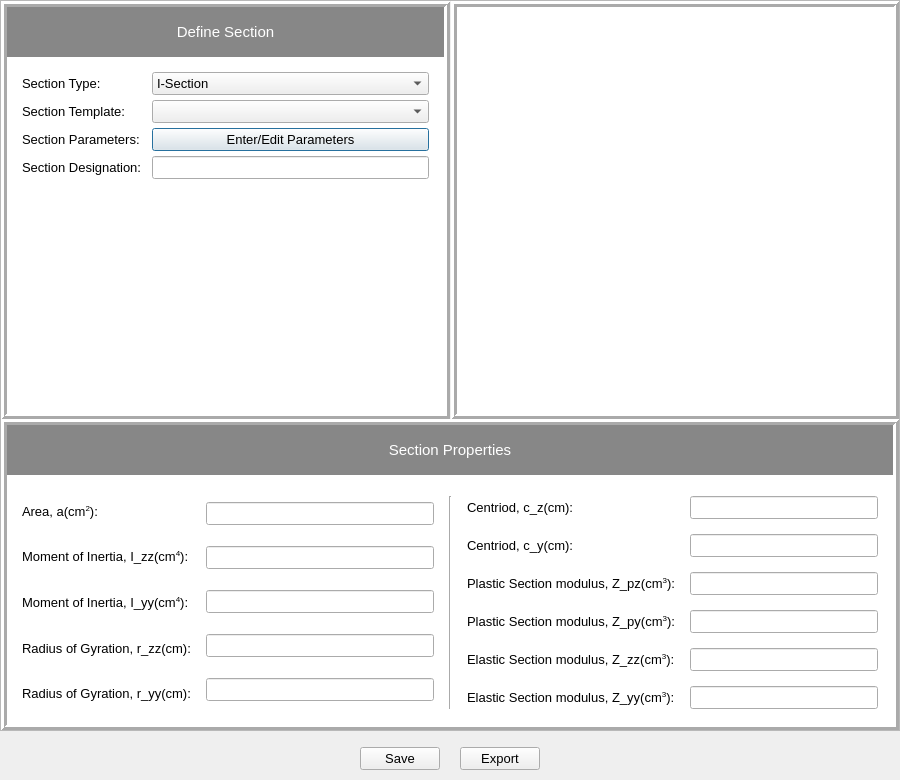
<?xml version="1.0" encoding="UTF-8"?>
<ui version="4.0">
 <class>Dialog</class>
 <widget class="QDialog" name="Dialog">
  <property name="geometry">
   <rect>
    <x>0</x>
    <y>0</y>
    <width>900</width>
    <height>780</height>
   </rect>
  </property>
  <property name="windowTitle">
   <string>Dialog</string>
  </property>
  <layout class="QVBoxLayout" name="verticalLayout_56">
   <property name="leftMargin">
    <number>0</number>
   </property>
   <property name="topMargin">
    <number>0</number>
   </property>
   <property name="rightMargin">
    <number>0</number>
   </property>
   <property name="bottomMargin">
    <number>0</number>
   </property>
   <item>
    <widget class="QScrollArea" name="scrollArea">
     <property name="widgetResizable">
      <bool>true</bool>
     </property>
     <widget class="QWidget" name="scrollAreaWidgetContents">
      <property name="geometry">
       <rect>
        <x>0</x>
        <y>0</y>
        <width>898</width>
        <height>719</height>
       </rect>
      </property>
      <layout class="QVBoxLayout" name="verticalLayout">
       <property name="spacing">
        <number>0</number>
       </property>
       <property name="leftMargin">
        <number>0</number>
       </property>
       <property name="topMargin">
        <number>0</number>
       </property>
       <property name="rightMargin">
        <number>0</number>
       </property>
       <property name="bottomMargin">
        <number>0</number>
       </property>
       <item>
        <layout class="QHBoxLayout" name="horizontalLayout_34" stretch="1,1">
         <property name="spacing">
          <number>1</number>
         </property>
         <item>
          <widget class="QFrame" name="define_section_3">
           <property name="styleSheet">
            <string notr="true">QFrame{
	background:#ffffff;
}</string>
           </property>
           <property name="frameShape">
            <enum>QFrame::Box</enum>
           </property>
           <property name="frameShadow">
            <enum>QFrame::Raised</enum>
           </property>
           <property name="lineWidth">
            <number>3</number>
           </property>
           <layout class="QVBoxLayout" name="verticalLayout_52" stretch="0,0,0">
            <property name="spacing">
             <number>0</number>
            </property>
            <property name="leftMargin">
             <number>0</number>
            </property>
            <property name="topMargin">
             <number>0</number>
            </property>
            <property name="rightMargin">
             <number>0</number>
            </property>
            <property name="bottomMargin">
             <number>0</number>
            </property>
            <item>
             <widget class="QLabel" name="label_14">
              <property name="minimumSize">
               <size>
                <width>0</width>
                <height>50</height>
               </size>
              </property>
              <property name="maximumSize">
               <size>
                <width>16777215</width>
                <height>50</height>
               </size>
              </property>
              <property name="font">
               <font>
                <pointsize>11</pointsize>
               </font>
              </property>
              <property name="styleSheet">
               <string notr="true">QFrame{
	background:rgb(135, 135, 135);
color:#ffffff;
}</string>
              </property>
              <property name="text">
               <string>Define Section</string>
              </property>
              <property name="alignment">
               <set>Qt::AlignCenter</set>
              </property>
             </widget>
            </item>
            <item>
             <layout class="QVBoxLayout" name="verticalLayout_53">
              <property name="spacing">
               <number>10</number>
              </property>
              <item>
               <layout class="QHBoxLayout" name="horizontalLayout_35">
                <property name="spacing">
                 <number>10</number>
                </property>
                <property name="leftMargin">
                 <number>15</number>
                </property>
                <property name="topMargin">
                 <number>15</number>
                </property>
                <property name="rightMargin">
                 <number>15</number>
                </property>
                <item>
                 <layout class="QVBoxLayout" name="verticalLayout_54">
                  <property name="spacing">
                   <number>5</number>
                  </property>
                  <item>
                   <widget class="QLabel" name="label_15">
                    <property name="font">
                     <font>
                      <family>Segoe UI</family>
                      <pointsize>10</pointsize>
                     </font>
                    </property>
                    <property name="text">
                     <string>Section Type:</string>
                    </property>
                   </widget>
                  </item>
                  <item>
                   <widget class="QLabel" name="label_16">
                    <property name="font">
                     <font>
                      <family>Segoe UI</family>
                      <pointsize>10</pointsize>
                     </font>
                    </property>
                    <property name="text">
                     <string>Section Template:</string>
                    </property>
                   </widget>
                  </item>
                  <item>
                   <widget class="QLabel" name="label_17">
                    <property name="font">
                     <font>
                      <family>Segoe UI</family>
                      <pointsize>10</pointsize>
                     </font>
                    </property>
                    <property name="text">
                     <string>Section Parameters:</string>
                    </property>
                   </widget>
                  </item>
                  <item>
                   <widget class="QLabel" name="label_18">
                    <property name="font">
                     <font>
                      <family>Segoe UI</family>
                      <pointsize>10</pointsize>
                     </font>
                    </property>
                    <property name="text">
                     <string>Section Designation:</string>
                    </property>
                   </widget>
                  </item>
                 </layout>
                </item>
                <item>
                 <layout class="QVBoxLayout" name="verticalLayout_55">
                  <property name="spacing">
                   <number>5</number>
                  </property>
                  <item>
                   <widget class="QComboBox" name="section_type_combobox">
                    <property name="font">
                     <font>
                      <family>Segoe UI</family>
                      <pointsize>10</pointsize>
                     </font>
                    </property>
                    <item>
                     <property name="text">
                      <string>I-Section</string>
                     </property>
                    </item>
                    <item>
                     <property name="text">
                      <string>Channel Section</string>
                     </property>
                    </item>
                    <item>
                     <property name="text">
                      <string>Angle Section</string>
                     </property>
                    </item>
                    <item>
                     <property name="text">
                      <string>Built-Up Section</string>
                     </property>
                    </item>
                    <item>
                     <property name="text">
                      <string>Compound Section</string>
                     </property>
                    </item>
                   </widget>
                  </item>
                  <item>
                   <widget class="QComboBox" name="section_template_combobox">
                    <property name="font">
                     <font>
                      <family>Segoe UI</family>
                      <pointsize>10</pointsize>
                     </font>
                    </property>
                   </widget>
                  </item>
                  <item>
                   <widget class="QPushButton" name="parametersBtn">
                    <property name="font">
                     <font>
                      <family>Segoe UI</family>
                      <pointsize>10</pointsize>
                     </font>
                    </property>
                    <property name="text">
                     <string>Enter/Edit Parameters</string>
                    </property>
                   </widget>
                  </item>
                  <item>
                   <widget class="QLineEdit" name="section_designation_lineEdit">
                    <property name="font">
                     <font>
                      <family>Segoe UI</family>
                      <pointsize>10</pointsize>
                     </font>
                    </property>
                    <property name="alignment">
                     <set>Qt::AlignCenter</set>
                    </property>
                   </widget>
                  </item>
                 </layout>
                </item>
               </layout>
              </item>
              <item>
               <layout class="QHBoxLayout" name="horizontalLayout_36">
                <item>
                 <spacer name="horizontalSpacer_5">
                  <property name="orientation">
                   <enum>Qt::Horizontal</enum>
                  </property>
                  <property name="sizeHint" stdset="0">
                   <size>
                    <width>40</width>
                    <height>20</height>
                   </size>
                  </property>
                 </spacer>
                </item>
                <item>
                 <widget class="QLabel" name="representativeImage">
                  <property name="sizePolicy">
                   <sizepolicy hsizetype="Fixed" vsizetype="Fixed">
                    <horstretch>0</horstretch>
                    <verstretch>0</verstretch>
                   </sizepolicy>
                  </property>
                  <property name="minimumSize">
                   <size>
                    <width>200</width>
                    <height>140</height>
                   </size>
                  </property>
                  <property name="maximumSize">
                   <size>
                    <width>200</width>
                    <height>140</height>
                   </size>
                  </property>
                  <property name="text">
                   <string/>
                  </property>
                  <property name="scaledContents">
                   <bool>true</bool>
                  </property>
                  <property name="alignment">
                   <set>Qt::AlignCenter</set>
                  </property>
                 </widget>
                </item>
                <item>
                 <spacer name="horizontalSpacer_6">
                  <property name="orientation">
                   <enum>Qt::Horizontal</enum>
                  </property>
                  <property name="sizeHint" stdset="0">
                   <size>
                    <width>40</width>
                    <height>20</height>
                   </size>
                  </property>
                 </spacer>
                </item>
               </layout>
              </item>
             </layout>
            </item>
            <item>
             <spacer name="verticalSpacer_3">
              <property name="orientation">
               <enum>Qt::Vertical</enum>
              </property>
              <property name="sizeHint" stdset="0">
               <size>
                <width>20</width>
                <height>40</height>
               </size>
              </property>
             </spacer>
            </item>
           </layout>
          </widget>
         </item>
         <item>
          <widget class="QFrame" name="OCCFrame">
           <property name="styleSheet">
            <string notr="true">QFrame{
	background:#ffffff;
}</string>
           </property>
           <property name="frameShape">
            <enum>QFrame::Box</enum>
           </property>
           <property name="frameShadow">
            <enum>QFrame::Raised</enum>
           </property>
           <property name="lineWidth">
            <number>3</number>
           </property>
          </widget>
         </item>
        </layout>
       </item>
       <item>
        <widget class="QFrame" name="section_properties">
         <property name="styleSheet">
          <string notr="true">QFrame{
	background:#ffffff;
}</string>
         </property>
         <property name="frameShape">
          <enum>QFrame::Box</enum>
         </property>
         <property name="frameShadow">
          <enum>QFrame::Raised</enum>
         </property>
         <property name="lineWidth">
          <number>3</number>
         </property>
         <layout class="QVBoxLayout" name="verticalLayout_6">
          <property name="leftMargin">
           <number>0</number>
          </property>
          <property name="topMargin">
           <number>0</number>
          </property>
          <property name="rightMargin">
           <number>0</number>
          </property>
          <property name="bottomMargin">
           <number>0</number>
          </property>
          <item>
           <widget class="QLabel" name="label_13">
            <property name="minimumSize">
             <size>
              <width>0</width>
              <height>50</height>
             </size>
            </property>
            <property name="maximumSize">
             <size>
              <width>16777215</width>
              <height>50</height>
             </size>
            </property>
            <property name="font">
             <font>
              <pointsize>11</pointsize>
             </font>
            </property>
            <property name="styleSheet">
             <string notr="true">QFrame{
	background:rgb(135, 135, 135);
color:#ffffff;
}</string>
            </property>
            <property name="text">
             <string>Section Properties</string>
            </property>
            <property name="alignment">
             <set>Qt::AlignCenter</set>
            </property>
           </widget>
          </item>
          <item>
           <layout class="QHBoxLayout" name="horizontalLayout_3">
            <property name="spacing">
             <number>15</number>
            </property>
            <property name="leftMargin">
             <number>15</number>
            </property>
            <property name="topMargin">
             <number>15</number>
            </property>
            <property name="rightMargin">
             <number>15</number>
            </property>
            <property name="bottomMargin">
             <number>15</number>
            </property>
            <item>
             <layout class="QHBoxLayout" name="horizontalLayout">
              <item>
               <layout class="QVBoxLayout" name="verticalLayout_2">
                <item>
                 <widget class="QLabel" name="Area_label">
                  <property name="font">
                   <font>
                    <family>Segoe UI</family>
                    <pointsize>10</pointsize>
                   </font>
                  </property>
                  <property name="text">
                   <string>&lt;html&gt;&lt;head/&gt;&lt;body&gt;&lt;p&gt;Area, a(cm&lt;span style=&quot; vertical-align:super;&quot;&gt;2&lt;/span&gt;):&lt;/p&gt;&lt;/body&gt;&lt;/html&gt;</string>
                  </property>
                 </widget>
                </item>
                <item>
                 <widget class="QLabel" name="MI_label1">
                  <property name="font">
                   <font>
                    <family>Segoe UI</family>
                    <pointsize>10</pointsize>
                   </font>
                  </property>
                  <property name="text">
                   <string>&lt;html&gt;&lt;head/&gt;&lt;body&gt;&lt;p&gt;Moment of Inertia, I_zz(cm&lt;span style=&quot; vertical-align:super;&quot;&gt;4&lt;/span&gt;):&lt;/p&gt;&lt;/body&gt;&lt;/html&gt;</string>
                  </property>
                 </widget>
                </item>
                <item>
                 <widget class="QLabel" name="MI_label2">
                  <property name="font">
                   <font>
                    <family>Segoe UI</family>
                    <pointsize>10</pointsize>
                   </font>
                  </property>
                  <property name="text">
                   <string>&lt;html&gt;&lt;head/&gt;&lt;body&gt;&lt;p&gt;Moment of Inertia, I_yy(cm&lt;span style=&quot; vertical-align:super;&quot;&gt;4&lt;/span&gt;):&lt;/p&gt;&lt;/body&gt;&lt;/html&gt;</string>
                  </property>
                 </widget>
                </item>
                <item>
                 <widget class="QLabel" name="RG_label1">
                  <property name="font">
                   <font>
                    <family>Segoe UI</family>
                    <pointsize>10</pointsize>
                   </font>
                  </property>
                  <property name="text">
                   <string>Radius of Gyration, r_zz(cm):</string>
                  </property>
                 </widget>
                </item>
                <item>
                 <widget class="QLabel" name="RG_label2">
                  <property name="font">
                   <font>
                    <family>Segoe UI</family>
                    <pointsize>10</pointsize>
                   </font>
                  </property>
                  <property name="text">
                   <string>Radius of Gyration, r_yy(cm):</string>
                  </property>
                 </widget>
                </item>
               </layout>
              </item>
              <item>
               <layout class="QVBoxLayout" name="verticalLayout_3">
                <item>
                 <widget class="QLineEdit" name="Area_text">
                  <property name="font">
                   <font>
                    <family>Segoe UI</family>
                    <pointsize>10</pointsize>
                   </font>
                  </property>
                  <property name="alignment">
                   <set>Qt::AlignCenter</set>
                  </property>
                 </widget>
                </item>
                <item>
                 <widget class="QLineEdit" name="MI_text1">
                  <property name="font">
                   <font>
                    <family>Segoe UI</family>
                    <pointsize>10</pointsize>
                   </font>
                  </property>
                  <property name="alignment">
                   <set>Qt::AlignCenter</set>
                  </property>
                 </widget>
                </item>
                <item>
                 <widget class="QLineEdit" name="MI_text2">
                  <property name="font">
                   <font>
                    <family>Segoe UI</family>
                    <pointsize>10</pointsize>
                   </font>
                  </property>
                  <property name="alignment">
                   <set>Qt::AlignCenter</set>
                  </property>
                 </widget>
                </item>
                <item>
                 <widget class="QLineEdit" name="RG_text1">
                  <property name="font">
                   <font>
                    <family>Segoe UI</family>
                    <pointsize>10</pointsize>
                   </font>
                  </property>
                  <property name="alignment">
                   <set>Qt::AlignCenter</set>
                  </property>
                 </widget>
                </item>
                <item>
                 <widget class="QLineEdit" name="RG_text2">
                  <property name="font">
                   <font>
                    <family>Segoe UI</family>
                    <pointsize>10</pointsize>
                   </font>
                  </property>
                  <property name="alignment">
                   <set>Qt::AlignCenter</set>
                  </property>
                 </widget>
                </item>
               </layout>
              </item>
             </layout>
            </item>
            <item>
             <widget class="Line" name="line">
              <property name="orientation">
               <enum>Qt::Vertical</enum>
              </property>
             </widget>
            </item>
            <item>
             <layout class="QHBoxLayout" name="horizontalLayout_2">
              <item>
               <layout class="QVBoxLayout" name="verticalLayout_4">
                <item>
                 <widget class="QLabel" name="C_label1">
                  <property name="font">
                   <font>
                    <family>Segoe UI</family>
                    <pointsize>10</pointsize>
                   </font>
                  </property>
                  <property name="text">
                   <string>Centriod, c_z(cm):</string>
                  </property>
                 </widget>
                </item>
                <item>
                 <widget class="QLabel" name="C_label2">
                  <property name="font">
                   <font>
                    <family>Segoe UI</family>
                    <pointsize>10</pointsize>
                   </font>
                  </property>
                  <property name="text">
                   <string>Centriod, c_y(cm):</string>
                  </property>
                 </widget>
                </item>
                <item>
                 <widget class="QLabel" name="PSM_label1">
                  <property name="font">
                   <font>
                    <family>Segoe UI</family>
                    <pointsize>10</pointsize>
                   </font>
                  </property>
                  <property name="text">
                   <string>&lt;html&gt;&lt;head/&gt;&lt;body&gt;&lt;p&gt;Plastic Section modulus, Z_pz(cm&lt;span style=&quot; vertical-align:super;&quot;&gt;3&lt;/span&gt;):&lt;/p&gt;&lt;/body&gt;&lt;/html&gt;</string>
                  </property>
                 </widget>
                </item>
                <item>
                 <widget class="QLabel" name="PSM_label2">
                  <property name="font">
                   <font>
                    <family>Segoe UI</family>
                    <pointsize>10</pointsize>
                   </font>
                  </property>
                  <property name="text">
                   <string>&lt;html&gt;&lt;head/&gt;&lt;body&gt;&lt;p&gt;Plastic Section modulus, Z_py(cm&lt;span style=&quot; vertical-align:super;&quot;&gt;3&lt;/span&gt;):&lt;/p&gt;&lt;/body&gt;&lt;/html&gt;</string>
                  </property>
                 </widget>
                </item>
                <item>
                 <widget class="QLabel" name="ESM_label1">
                  <property name="font">
                   <font>
                    <family>Segoe UI</family>
                    <pointsize>10</pointsize>
                   </font>
                  </property>
                  <property name="text">
                   <string>&lt;html&gt;&lt;head/&gt;&lt;body&gt;&lt;p&gt;Elastic Section modulus, Z_zz(cm&lt;span style=&quot; vertical-align:super;&quot;&gt;3&lt;/span&gt;):&lt;/p&gt;&lt;/body&gt;&lt;/html&gt;</string>
                  </property>
                 </widget>
                </item>
                <item>
                 <widget class="QLabel" name="ESM_label2">
                  <property name="font">
                   <font>
                    <family>Segoe UI</family>
                    <pointsize>10</pointsize>
                   </font>
                  </property>
                  <property name="text">
                   <string>&lt;html&gt;&lt;head/&gt;&lt;body&gt;&lt;p&gt;Elastic Section modulus, Z_yy(cm&lt;span style=&quot; vertical-align:super;&quot;&gt;3&lt;/span&gt;):&lt;/p&gt;&lt;/body&gt;&lt;/html&gt;</string>
                  </property>
                 </widget>
                </item>
               </layout>
              </item>
              <item>
               <layout class="QVBoxLayout" name="verticalLayout_5">
                <item>
                 <widget class="QLineEdit" name="C_text1">
                  <property name="font">
                   <font>
                    <family>Segoe UI</family>
                    <pointsize>10</pointsize>
                   </font>
                  </property>
                  <property name="alignment">
                   <set>Qt::AlignCenter</set>
                  </property>
                 </widget>
                </item>
                <item>
                 <widget class="QLineEdit" name="C_text2">
                  <property name="font">
                   <font>
                    <family>Segoe UI</family>
                    <pointsize>10</pointsize>
                   </font>
                  </property>
                  <property name="alignment">
                   <set>Qt::AlignCenter</set>
                  </property>
                 </widget>
                </item>
                <item>
                 <widget class="QLineEdit" name="PSM_text1">
                  <property name="font">
                   <font>
                    <family>Segoe UI</family>
                    <pointsize>10</pointsize>
                   </font>
                  </property>
                  <property name="alignment">
                   <set>Qt::AlignCenter</set>
                  </property>
                 </widget>
                </item>
                <item>
                 <widget class="QLineEdit" name="PSM_text2">
                  <property name="font">
                   <font>
                    <family>Segoe UI</family>
                    <pointsize>10</pointsize>
                   </font>
                  </property>
                  <property name="alignment">
                   <set>Qt::AlignCenter</set>
                  </property>
                 </widget>
                </item>
                <item>
                 <widget class="QLineEdit" name="ESM_text1">
                  <property name="font">
                   <font>
                    <family>Segoe UI</family>
                    <pointsize>10</pointsize>
                   </font>
                  </property>
                  <property name="alignment">
                   <set>Qt::AlignCenter</set>
                  </property>
                 </widget>
                </item>
                <item>
                 <widget class="QLineEdit" name="ESM_text2">
                  <property name="font">
                   <font>
                    <family>Segoe UI</family>
                    <pointsize>10</pointsize>
                   </font>
                  </property>
                  <property name="alignment">
                   <set>Qt::AlignCenter</set>
                  </property>
                 </widget>
                </item>
               </layout>
              </item>
             </layout>
            </item>
           </layout>
          </item>
         </layout>
        </widget>
       </item>
      </layout>
     </widget>
    </widget>
   </item>
   <item>
    <layout class="QHBoxLayout" name="horizontalLayout_25">
     <property name="spacing">
      <number>20</number>
     </property>
     <property name="leftMargin">
      <number>0</number>
     </property>
     <property name="topMargin">
      <number>10</number>
     </property>
     <property name="rightMargin">
      <number>0</number>
     </property>
     <property name="bottomMargin">
      <number>10</number>
     </property>
     <item>
      <spacer name="horizontalSpacer_7">
       <property name="orientation">
        <enum>Qt::Horizontal</enum>
       </property>
       <property name="sizeHint" stdset="0">
        <size>
         <width>40</width>
         <height>20</height>
        </size>
       </property>
      </spacer>
     </item>
     <item>
      <widget class="QPushButton" name="saveBtn">
       <property name="font">
        <font>
         <family>Segoe UI</family>
         <pointsize>10</pointsize>
        </font>
       </property>
       <property name="text">
        <string>Save</string>
       </property>
      </widget>
     </item>
     <item>
      <widget class="QPushButton" name="exportBtn">
       <property name="font">
        <font>
         <family>Segoe UI</family>
         <pointsize>10</pointsize>
        </font>
       </property>
       <property name="text">
        <string>Export</string>
       </property>
      </widget>
     </item>
     <item>
      <spacer name="horizontalSpacer_8">
       <property name="orientation">
        <enum>Qt::Horizontal</enum>
       </property>
       <property name="sizeHint" stdset="0">
        <size>
         <width>40</width>
         <height>20</height>
        </size>
       </property>
      </spacer>
     </item>
    </layout>
   </item>
  </layout>
 </widget>
 <resources/>
 <connections/>
</ui>
